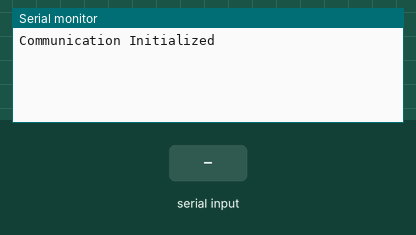
Simulated run of this sketch. Board: Arduino Uno, built with avr-gcc and run on an emulated ATmega328P. Parts: the last lines printed to the serial monitor. The test bench sets the inputs (shaded band).

Above: at 1.2 s.
1.3 s: "1" received over Serial
At 2.1 s:
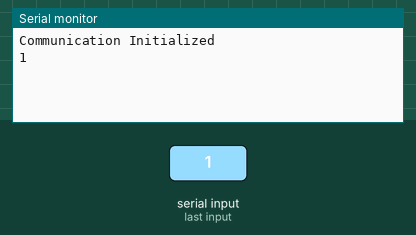
2.8 s: "0" received over Serial
At 3.2 s:
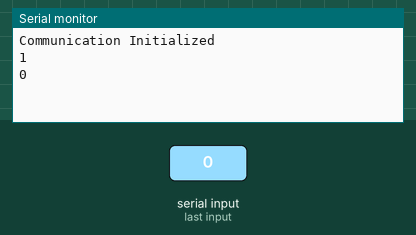
4.3 s: "2" received over Serial
At 5.6 s:
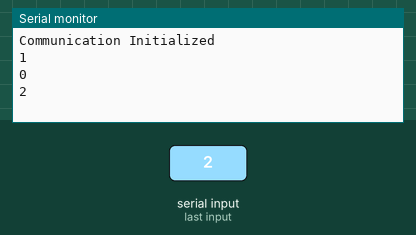

The sketch:

02-ReceiveData.ino
```cpp
/**
 * Serial is used for communication between the Arduino board
 * and a computer or other devices. All Arduino boards have at
 * least one serial port (also known as a UART or USART),
 * and some have several.
 *
 * For example, Arduino UNO R3 uses serial pins 0(RX),1(TX) to receive and transmit data.
 *
 * To receive data from "outside" to Arduino we can use Serial.println.
 *
 * More on: https://www.arduino.cc/reference/en/language/functions/communication/serial/
 */

long tmp1 = 0;
double tmp2 = 0;
String tmp3{};

void setup() {
  Serial.begin(115200); // open the serial port to receive/send at default
                      // 9600 baud-rate (bps) - 115200bps is the most commont value (great trade-off between velocity and data loss (0.0001% chance of loss))
  Serial.setTimeout(10); // [ms] - set the ti e that the serial communication use to listen to data, default is 1000ms
  Serial.println("Communication Initialized");  // log on serial communication
}

void loop() {
  // Serial.available() gets the number of bytes (characters) available for reading from the serial port.
  // This is data that’s already arrived and stored in the serial receive buffer (which holds 64 bytes).
  if (Serial.available() > 0){  // check if we have bytes to read
    // tmp1 = Serial.parseInt();  // read integer
    // tmp2 = Serial.parseDouble();  // read double
    tmp3 = Serial.readString();  // read string
    Serial.println(tmp3);
  }
}
```

Measured:
- after the input at 1.3 s, the serial monitor: prints a new line at once (image 1)
- after the input at 2.8 s, the serial monitor: prints a new line at once (image 2)
- after the input at 4.3 s, the serial monitor: prints a new line at once (image 3)
